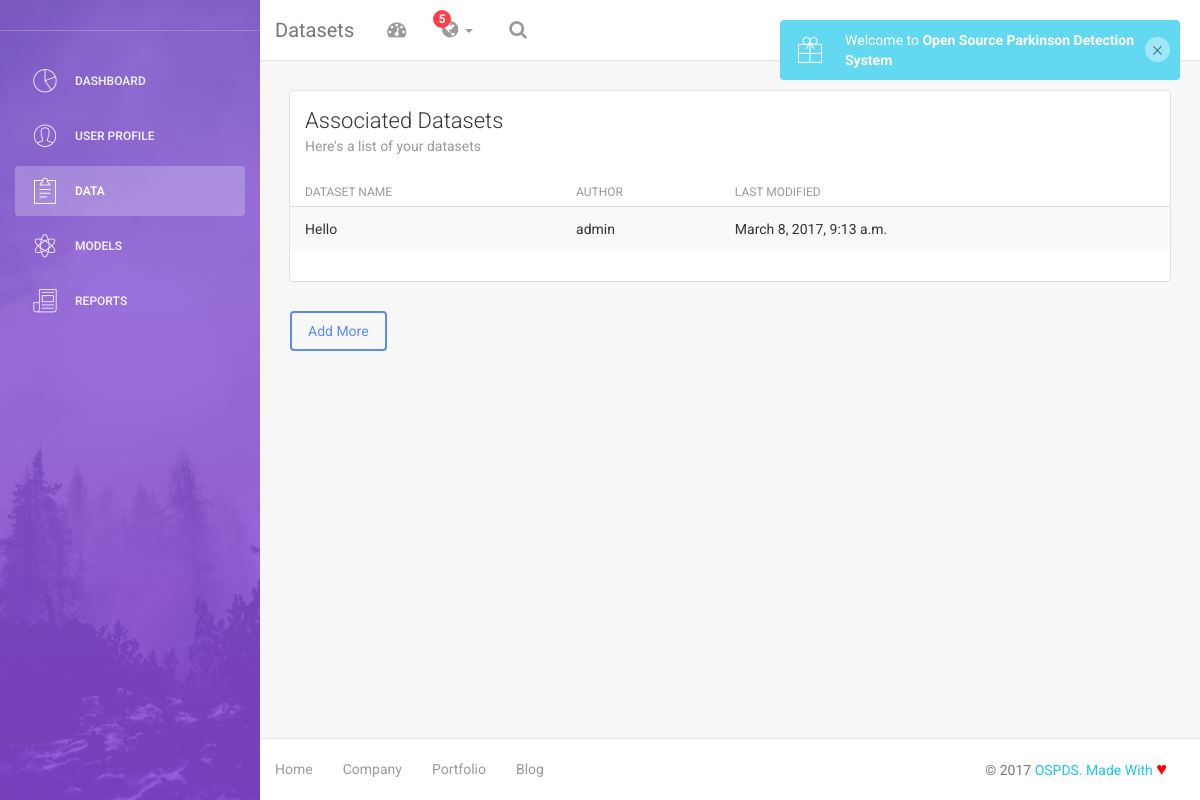
Screenshot of /dashboard/datasets/ (signed in) with the database file from the repository.
### dashboard/models.py (models this page shows, shortened)
class DataInfo(models.Model):
	dataset_name = models.CharField(max_length=200)
	dataset_author = models.CharField(max_length=200)
	dataset_up_date = models.DateTimeField(default=datetime.now(), blank=True)
	dataset_desc = models.TextField()
	dataset_url = models.URLField(max_length=500)
	dataset_file = models.FileField(upload_to='datasets/', validators=[validate_file_extension])

### dashboard/views.py (the view)
def data_list(request):
	if request.user.id is None:
		return HttpResponseRedirect('/')
	all_entries  = DataInfo.objects.all().filter(dataset_author=request.user.username).order_by('-dataset_up_date')
	args = {'name':request.user.first_name + ' ' + request.user.last_name, 'root_url':root_url }
	args['data_list'] = all_entries
	return render_to_response('dashboard/data_list.html', args)

### dashboard/templates/dashboard/data_list.html (shortened to what this page needs)
{% extends "dashboard/dash_header.html" %}
{% block content %}
<div class="wrapper">
    {% include 'dashboard/sidebar.html' %}
    <div class="main-panel">
		<nav class="navbar navbar-default navbar-fixed">
            <div class="container-fluid">
                <div class="navbar-header">
                    <a class="navbar-brand" href="#">Datasets</a>
                </div>
                {% include 'dashboard/toplinks.html' %}
            </div>
        </nav>
        <div class="content">
            <div class="container-fluid">
                <div class="row">
                    <div class="col-md-12">
                        <div class="card">
                            <div class="header">
                                <h4 class="title">Associated Datasets</h4>
                                <p class="category">Here's a list of your datasets</p>
                            </div>
                            <div class="content table-responsive table-full-width">
                                <table class="table table-hover table-striped">
                                    <thead>
                                        <th>Dataset Name</th>
                                    	<th>Author</th>
                                    	<th>Last Modified</th>
                                    </thead>
                                    <tbody>
                                        {% for data in data_list %}
                                            <tr>
                                                <td>{{data.dataset_name}}</td>
                                                <td>{{data.dataset_author}}</td>
                                                <td>{{data.dataset_up_date}}</td>
                                            </tr>
                                        {% endfor %}
                                    </tbody>
                                </table>
                            </div>
                        </div>
                        <a href="{{root_url}}/dashboard/datasets/new/" class="btn btn-primary">Add More</a>
                    </div>
                </div>
            </div>
        </div>
        {% include 'dashboard/footer.html' %}
    </div>
</div>
{% endblock %}

### login/static/css/custom.css (style rules this page uses)
.wrapper { padding: 0; }

### rows the page displays
DataInfo: dataset_name "Hello", dataset_author "admin", dataset_up_date "March 8, 2017, 9:13 a.m."
